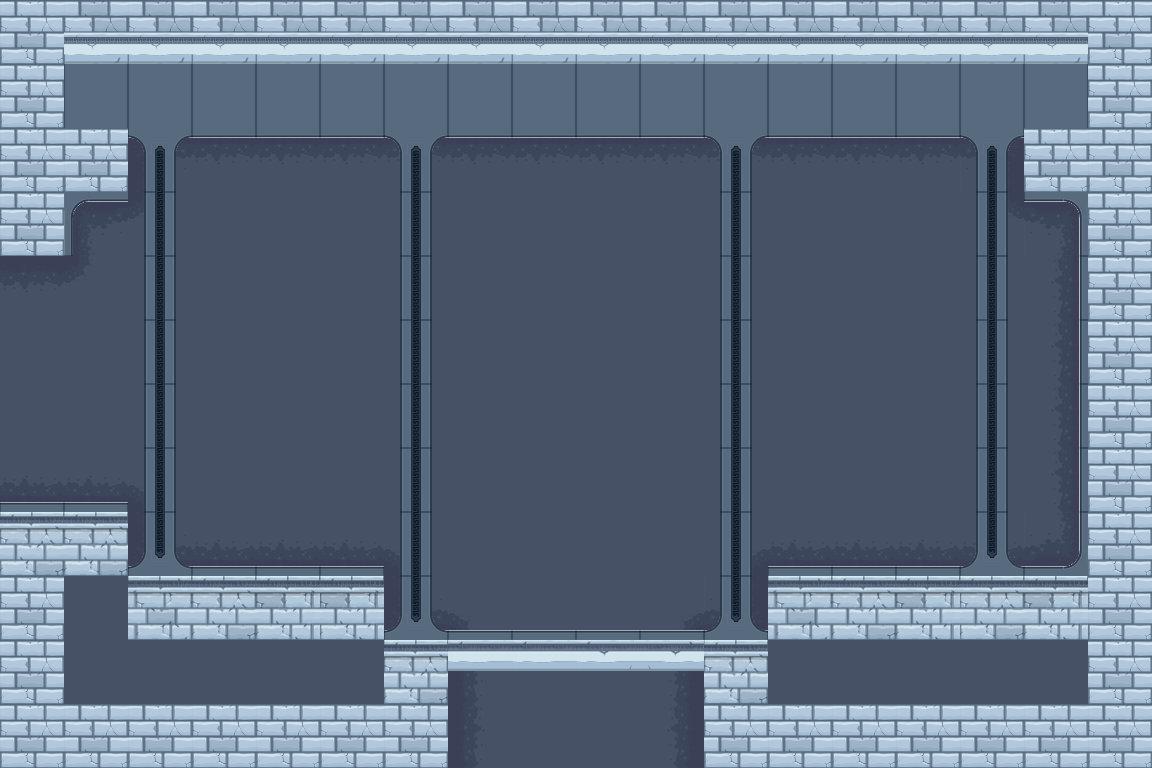

Rendered tile map (Tiled .tmx) drawn with the repository's tilesets; below, a short description and the full map source, tile grids included:
An orthogonal 18x12 tile map with 64x64 px tiles, 2 tile layers (Слой тайлов 1, Слой тайлов 2), 2 tilesets and 9 objects.

<map version="1.0" orientation="orthogonal" renderorder="right-down" width="18" height="12" tilewidth="64" tileheight="64" nextobjectid="16">
 <properties>
  <property name="Down" value="Yes" />
  <property name="Height" value="768" />
  <property name="Left" value="Yes" />
  <property name="Width" value="1152" />
 </properties>
 <tileset firstgid="1" name="tiles" tilewidth="64" tileheight="64" tilecount="105" columns="15">
  <image source="tiles.png" width="989" height="450" />
 </tileset>
 <tileset firstgid="106" name="items" tilewidth="64" tileheight="64" tilecount="400" columns="20">
  <image source="items.png" width="1280" height="1280" />
 </tileset>
 <layer name="Слой тайлов 1" width="18" height="12">
  <data encoding="csv">
19,64,64,64,64,64,64,64,64,64,64,64,64,64,64,64,64,19,
19,86,86,86,86,86,86,86,86,86,86,86,86,86,86,86,86,19,
19,19,9,10,10,10,10,10,10,10,10,10,10,10,10,11,19,19,
19,9,45,25,25,25,25,25,25,25,25,25,25,25,25,43,11,19,
10,45,25,25,25,25,25,25,25,25,25,25,25,25,25,25,26,19,
25,25,25,25,25,25,25,25,25,25,25,25,25,25,25,25,26,19,
25,25,25,25,25,25,25,25,25,25,25,25,25,25,25,25,26,19,
40,40,15,25,25,25,25,25,25,25,25,25,25,25,25,25,26,19,
4,4,39,40,40,40,15,25,25,25,25,13,40,40,40,40,41,19,
19,25,3,4,5,5,39,15,25,25,13,41,3,4,5,4,5,19,
19,25,25,25,25,25,4,24,25,25,26,4,25,25,25,25,25,19,
19,19,19,19,19,19,19,24,25,25,26,19,19,19,19,19,19,19
</data>
 </layer>
 <layer name="Слой тайлов 2" width="18" height="12">
  <data encoding="csv">
0,0,0,0,0,0,0,0,0,0,0,0,0,0,0,0,0,0,
0,0,0,0,0,0,0,0,0,0,0,0,0,0,0,0,0,0,
0,0,70,71,71,71,70,71,71,71,71,70,71,71,71,70,0,0,
0,69,85,0,0,0,85,0,0,0,0,85,0,0,0,85,72,0,
0,0,85,0,0,0,85,0,0,0,0,85,0,0,0,85,87,0,
0,0,85,0,0,0,85,0,0,0,0,85,0,0,0,85,87,0,
0,0,85,0,0,0,85,0,0,0,0,85,0,0,0,85,87,0,
101,101,85,0,0,0,85,0,0,0,0,85,0,0,0,85,87,0,
0,0,100,101,101,101,85,0,0,0,0,85,101,101,101,100,102,0,
0,0,0,0,0,0,100,101,101,101,101,100,0,0,0,0,0,0,
0,0,0,0,0,0,0,103,103,104,105,0,0,0,0,0,0,0,
0,0,0,0,0,0,0,0,0,0,0,0,0,0,0,0,0,0
</data>
 </layer>
 <objectgroup name="crateBarrel">
  <object id="12" x="960" y="512" width="64" height="64" />
 </objectgroup>
 <objectgroup name="vase">
  <object id="11" x="192" y="512" width="64" height="64" />
 </objectgroup>
 <objectgroup name="platform">
  <object id="10" x="448" y="640" width="254.348" height="26.3846" />
 </objectgroup>
 <objectgroup name="ground">
  <object id="9" x="0" y="512">
   <polyline points="0,0 128,0 128,64 384,64 384,128 448,128 448,448 704,448 704,128 768,128 768,64 1088,64 1088,-320 1024,-320 1024,-384 1088,-384 1088,-448 64,-448 64,-384 128,-384 128,-320 64,-320 64,-256 0,-256" />
  </object>
 </objectgroup>
 <objectgroup name="torch">
  <object id="7" x="192" y="256" width="192" height="128" />
  <object id="8" x="768" y="256" width="192" height="128" />
 </objectgroup>
 <objectgroup name="groundEnemy">
  <object id="13" x="832" y="512" width="64" height="64" />
  <object id="14" x="192" y="512" width="64" height="64" />
 </objectgroup>
 <objectgroup name="flyingEnemy">
  <object id="15" x="512" y="192" width="64" height="64" />
 </objectgroup>
</map>
